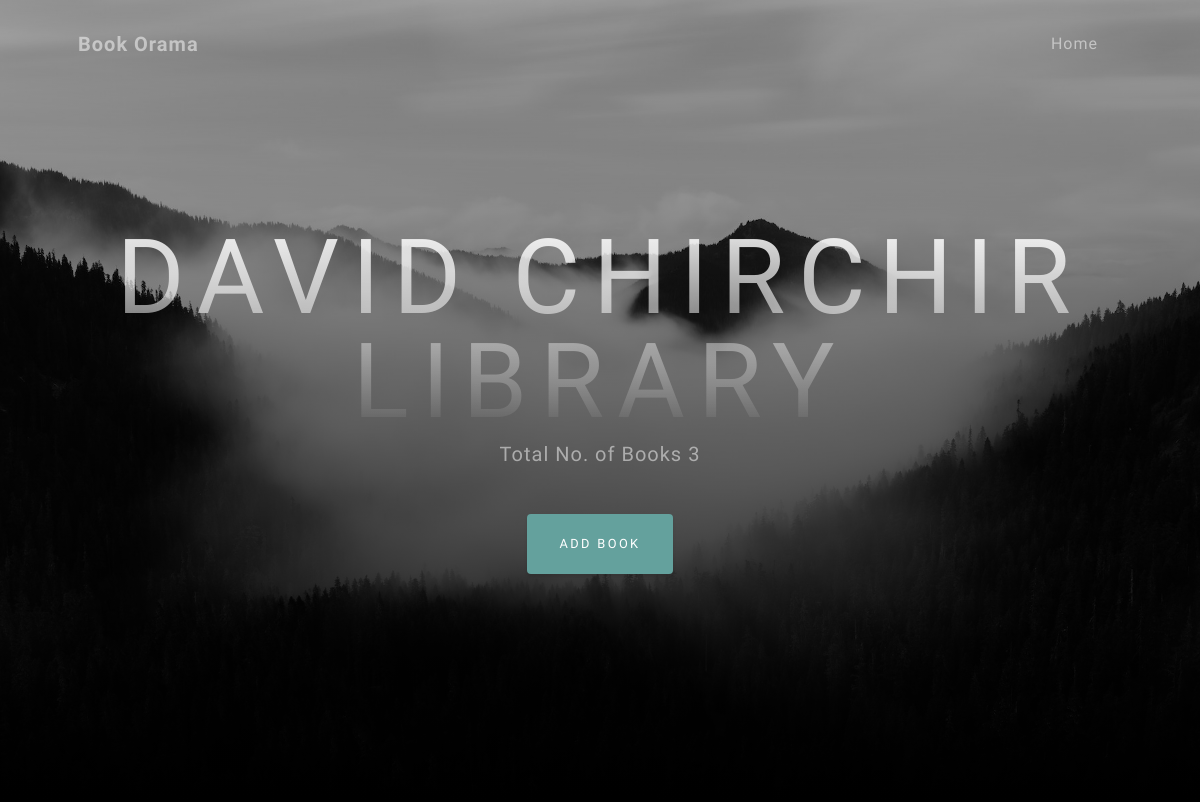
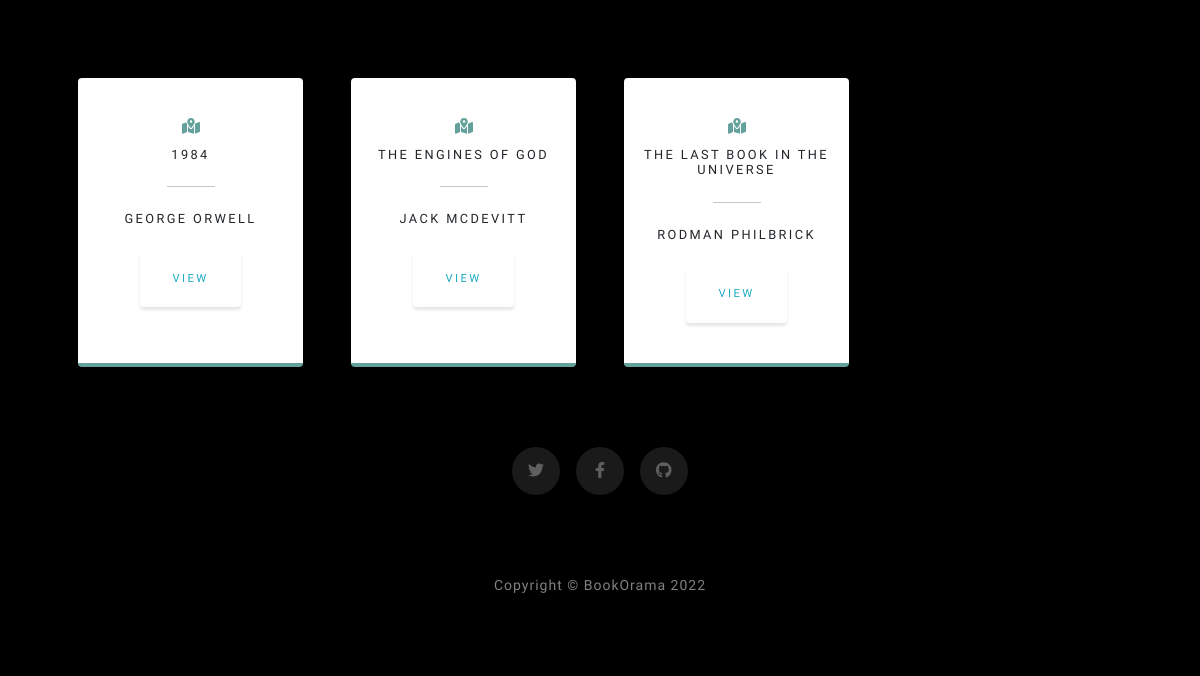
The app's page /library/1 (signed in), older data (2 pictures, top to bottom).
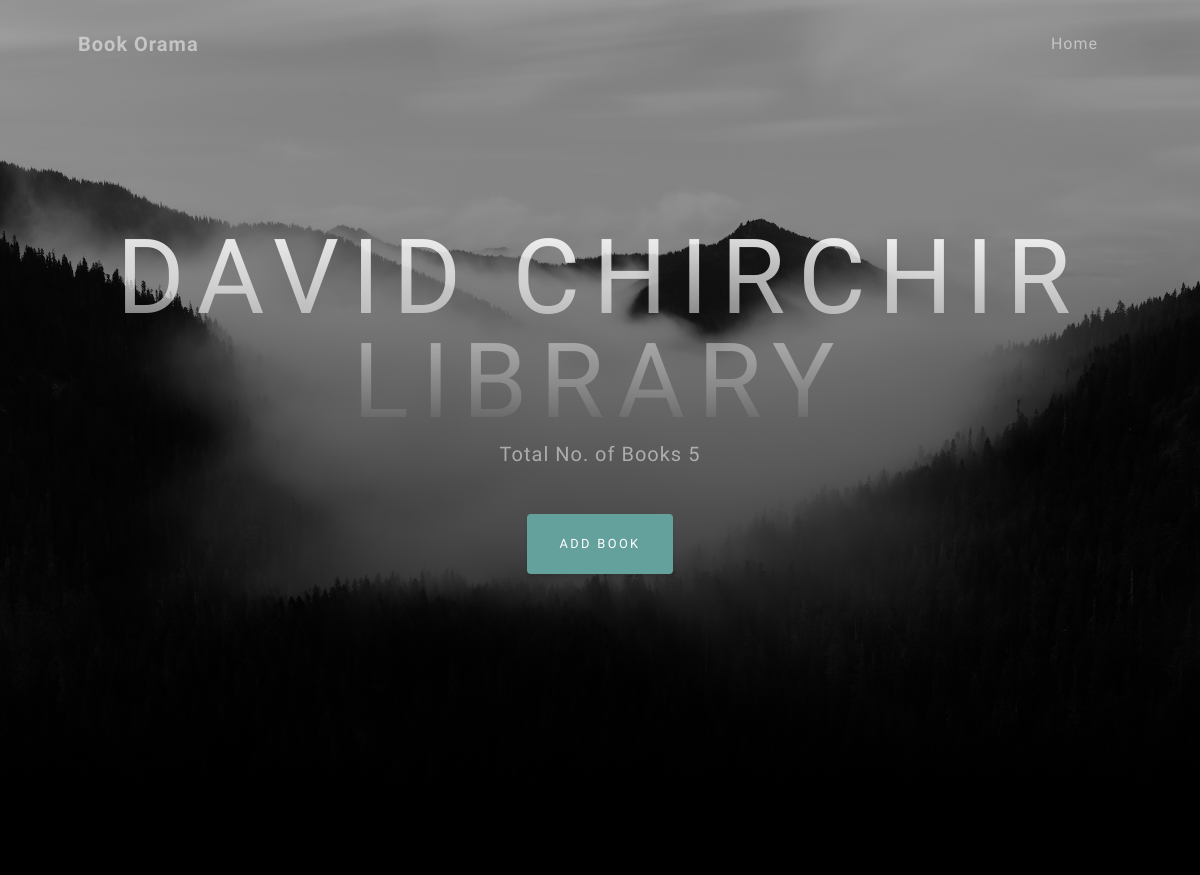
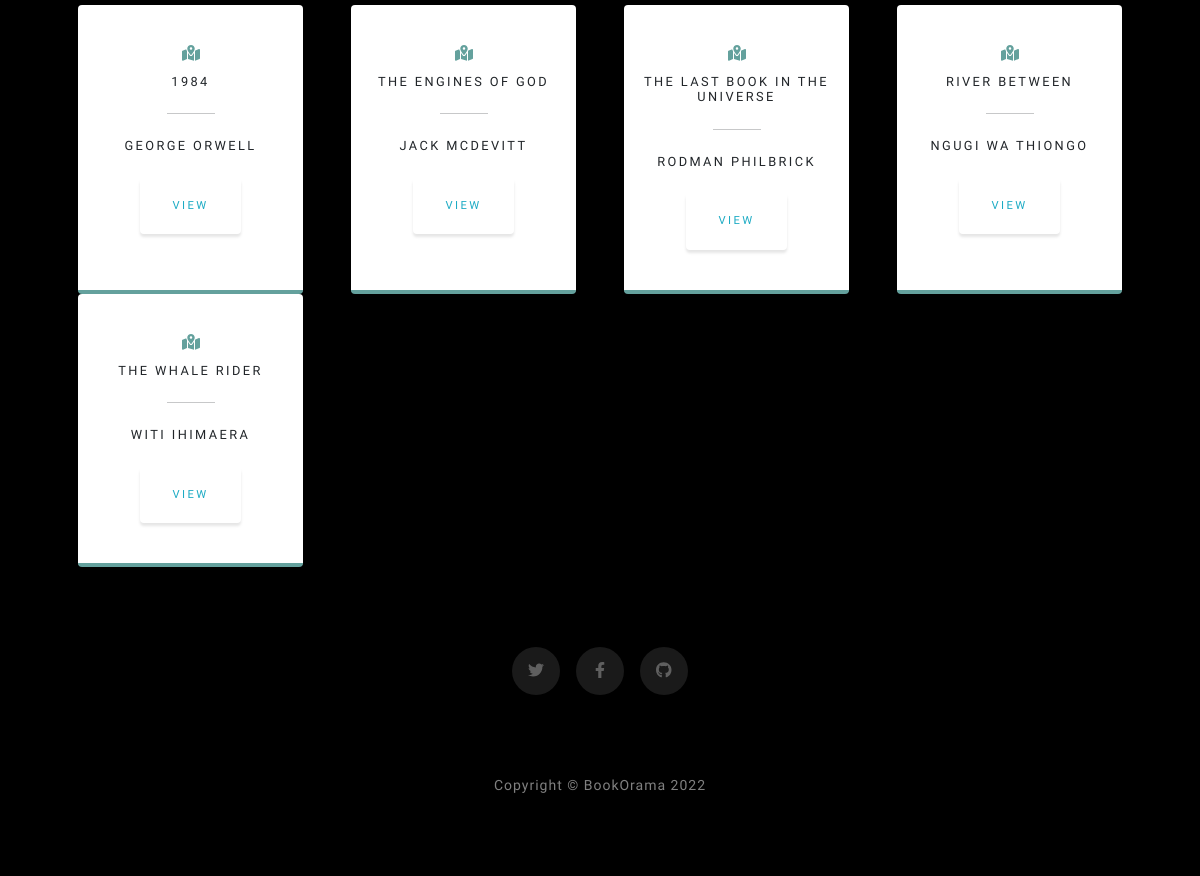
The same page, newer data (2 pictures, top to bottom).
### app/models.py (models this page shows, shortened)
class Library(db.Model):
    id = db.Column(db.Integer, primary_key=True)
    name = db.Column(db.String(255))
    location = db.Column(db.String(255))
    user_id = db.Column(db.Integer(), db.ForeignKey('user.id'))
    books = db.relationship('Book', backref='library', lazy='dynamic')

class Book(db.Model):
    id = db.Column(db.Integer, primary_key=True)
    title = db.Column(db.String(64))
    authors = db.Column(db.String(64))
    genre = db.Column(db.String(64))
    year = db.Column(db.Integer)
    timestamp = db.Column(db.DateTime, index=True, default=datetime.utcnow)
    book_image = db.Column(db.String(), nullable=True)
    library_id = db.Column(db.Integer, db.ForeignKey('library.id'))

### app/routes.py (the view)
@app.route('/library/<int:id>')
@login_required
def library(id):
    library = Library.query.get(id)
    count = Book.query.filter_by(library_id=id).count()
    user = User.query.all()
    return render_template('library.html', library=library, count=count)

### app/models.py (called while the page is built)
@login.user_loader
def load_user(id):
    return User.query.get(int(id))

### app/templates/library.html (shortened to what this page needs)
<!DOCTYPE html>
<html lang="en">
    <head>
        <link href="{{url_for('static',filename='css/styles.css')}}" rel="stylesheet" />
    </head>
    <body id="page-top">
        <nav class="navbar navbar-expand-lg navbar-light fixed-top" id="mainNav">
            <div class="container px-4 px-lg-5">
                <a class="navbar-brand" href="#page-top">Book Orama</a>
                <div class="collapse navbar-collapse" id="navbarResponsive">
                    <ul class="navbar-nav ms-auto">
                        <li class="nav-item"><a class="nav-link" href="{{url_for('home')}}">Home</a></li>
                    </ul>
                </div>
            </div>
        </nav>
        <header class="masthead">
            <div class="container px-4 px-lg-5 d-flex h-100 align-items-center justify-content-center">
                <div class="d-flex justify-content-center">
                    <div class="text-center">
                        <h1 class="mx-auto my-0 text-uppercase">{{library.name}}</h1>
                        <h2 class="text-white-50 mx-auto mt-2 mb-5">Total No. of Books {{count}}</h2>
                        {% if library.user_id == current_user.id %}
                        <a class="btn btn-primary" href="{{url_for('addbook')}}">Add Book</a>
                        {% endif %}
                    </div>
                </div>
            </div>
        </header>
        <section class="contact-section bg-black">
            <div class="container px-4 px-lg-5">
                <div class="row gx-4 gx-lg-5">
                    {% for book in library.books %}
                    <div class="col-md-3 mb-3 mb-md-0">
                        <div class="card py-4 h-100">
                            <div class="card-body text-center">
                                <i class="fas fa-map-marked-alt text-primary mb-2"></i>
                                <h4 class="text-uppercase m-0">{{book.title}}</h4>
                                <hr class="my-4 mx-auto" />
                                <h4 class="text-uppercase m-0">{{book.authors}}</h4>
                                <br>
                                <div class="small text-black-50">
                                    <a href="{{url_for('book',id=book.id)}}">
                                        <button type="button" class="btn btn-outline-info" data-mdb-ripple-color="dark">
                                            View
                                        </button>
                                    </a>
                                </div>
                            </div>
                        </div>
                    </div>
                    {% endfor %}
                </div>
                <div class="social d-flex justify-content-center">
                    <a class="mx-2" href="#!"><i class="fab fa-twitter"></i></a>
                    <a class="mx-2" href="#!"><i class="fab fa-facebook-f"></i></a>
                    <a class="mx-2" href="#!"><i class="fab fa-github"></i></a>
                </div>
            </div>
        </section>
        <footer class="footer bg-black small text-center text-white-50">
            <div class="container px-4 px-lg-5">Copyright &copy; BookOrama 2022</div></footer>
    </body>
</html>

Row changes from the older to the newer data that the page shows:
added Book: title "RIVER BETWEEN", authors "NGUGI WA THIONGO"
added Book: title "THE WHALE RIDER", authors "WITI IHIMAERA"
Text that changed along with them:
{{ count }}: "3" → "5"
